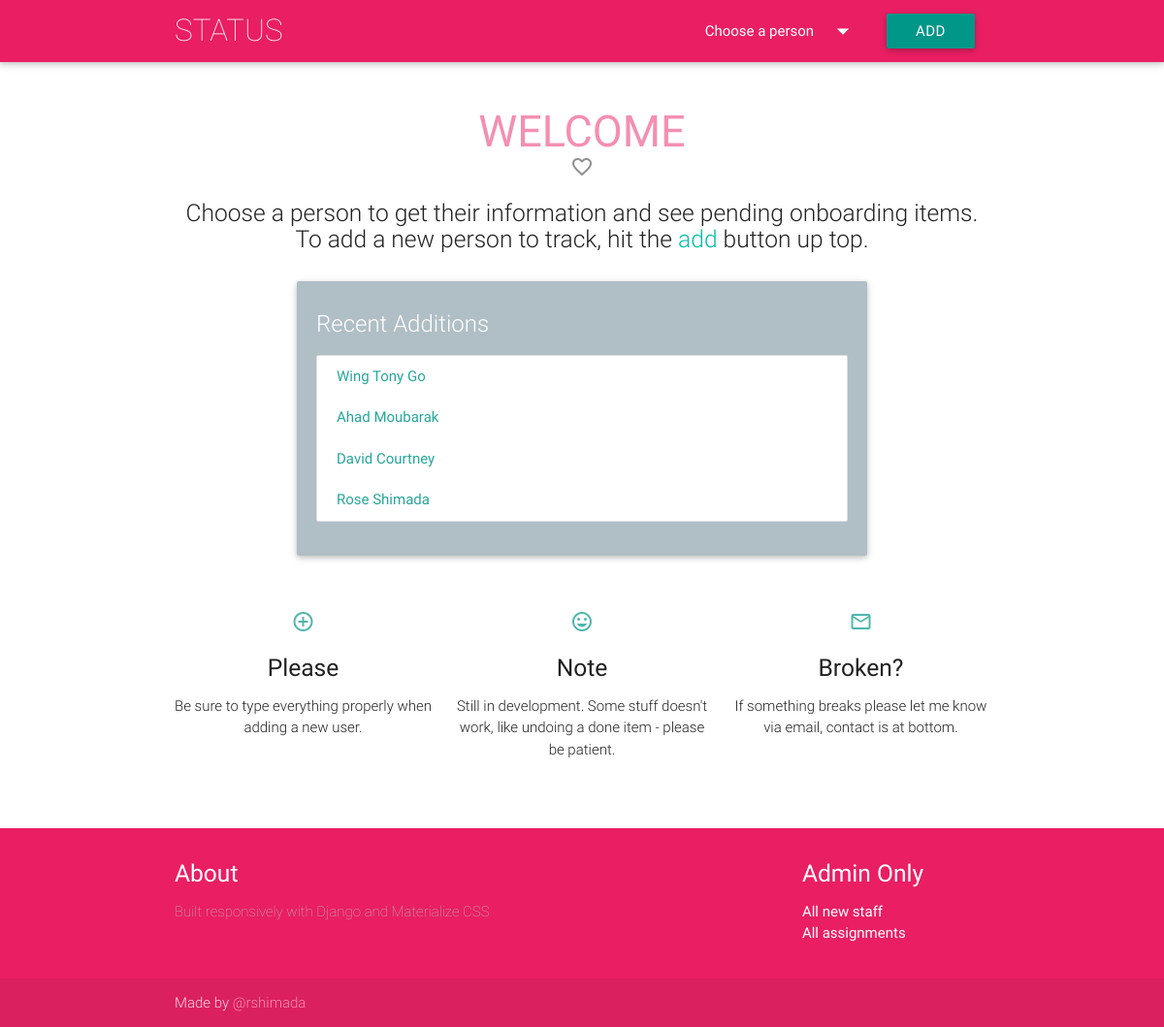
The page / on the database its author committed.
### app/models.py (models this page shows)
class Person(models.Model):
    CAPABILITY_CHOICES = (
        ('ADS', 'ADS'),
        ('CDS', 'CDS'),
        ('VDS', 'VDS'),
        ('PCC', 'PCC'),
        ('VM', 'Virtualization'),
        ('AD', 'Active Directory'),
        ('BAC', 'Backup'),
        ('STO', 'Storage'),
        ('UNX', 'UNIX'),
        ('WIN', 'Wintel'))
    TEAM_CHOICES = (
        ('iACTION', 'iACTION'),
        ('iBUILD', 'iBUILD'),
        ('iENHANCE', 'iENHANCE'),
        ('iSOLVE', 'iSOLVE'))
    EMPLOY_CHOICES = (
        ('Contractor', 'Contractor'),
        ('Employee', 'Employee'))
    firstname = models.CharField(max_length=200, verbose_name='First name')
    lastname = models.CharField(max_length=200, verbose_name='Last name')
    shortname = models.CharField(max_length=200, unique=True, verbose_name='CSC shortname')
    startdate = models.DateField(auto_now_add=False, verbose_name='Start date')
    addeddate = models.DateTimeField(auto_now_add=True, verbose_name='Date added to status app')
    personalstreet = models.CharField(max_length=50, blank=True, verbose_name='Home street address')
    personalcity = models.CharField(max_length=50, verbose_name='Home city', default='Hartford')
    personalstate = models.CharField(max_length=50, verbose_name='Home state (abbreviation)', default='CT')
    personalzip = models.CharField(max_length=5, blank=True, verbose_name='Home zip code')
    personalemail = models.EmailField(max_length=50, blank=True, verbose_name='Personal email address')
    personalphone = PhoneNumberField(blank=True, verbose_name='Personal phone number, format: +1 860 888 6060')
    workphone = PhoneNumberField(blank=True, verbose_name='Work phone number')
    workstreet = models.CharField(max_length=50, blank=True, verbose_name='Work street address')
    workcity = models.CharField(max_length=50, verbose_name='Work city', default='Hartford')
    workstate = models.CharField(max_length=50, verbose_name='Work state', default='CT')
    workzip = models.CharField(max_length=5, blank=True, verbose_name='Work zip code')
    capability = models.CharField(max_length=20, choices=CAPABILITY_CHOICES, default='Wintel')
    team = models.CharField(max_length=20, choices=TEAM_CHOICES, default='iBUILD')
    kite = models.BooleanField(default=False, verbose_name='Assigned to KITE project')
    remote = models.BooleanField(default=False, verbose_name='Working remotely')
    csctransfer = models.BooleanField(default=False, verbose_name='Existing CSC employee')
    employid = models.CharField(max_length=15, blank=True, verbose_name='Employee number or PRN')
    employtype = models.CharField(max_length=50, choices=EMPLOY_CHOICES, default='Contractor', verbose_name='Employment Type')
    tokenserial = models.CharField(max_length=15, blank=True, verbose_name='Token serial number')
    class Meta:
        ordering = ['addeddate']
        verbose_name_plural = 'people'
        unique_together = ("firstname", "lastname")
    def __str__(self):
        return '{0} {1}'.format(self.firstname, self.lastname)

### app/views.py (the view)
# urls.py: url(r'^$', views.index),
def index(request):
    people = Person.objects.order_by('-addeddate')
    return render(request, 'app/index.html',
        {'people': people})

### app/templates/app/index.html (shortened to what this page needs)
{% load staticfiles %}
<html>
<head>
  <link type="text/css" rel="stylesheet" href="{% static 'app/css/materialize.css' %}" />
  <link type="text/css" rel="stylesheet" href="{% static 'app/css/app.css' %}" />
</head>
<body>
  <nav class="pink" role="navigation">
    <div class="nav-wrapper container">
      <a id="logo-container" href="/" class="brand-logo hide-on-med-and-down">STATUS</a>
      <ul class="right">
        <li>
          <a class="dropdown-button" href="#!" data-activates="dropdown1">
            Choose a person
            <i class="material-icons right">arrow_drop_down</i>
          </a>
        </li>
        <li>
          <a target="_blank" class="btn waves-effect waves-light teal" type="submit" name="action" href="/admin/app/person/add/">Add</a>
        </li>
      </ul>
    </div>
  </nav>
  {% block content %}
  <div class="container">
    <div class="section no-pad-bot" id="index-banner">
      <h1 class="header-main center pink-text text-lighten-3">welcome</h1>
      <h5 class="subheader center"><i class="material-icons">favorite_border</i></h5>
      <div class="row center">
        <h5 class="header col s12 light">
          Choose a person to get their information and see pending onboarding items. To add a new person to track, hit the <a class="button">add</a> button up top.
        </h5>
      </div>
      <div class="container">
        <div class="card blue-grey lighten-3 white-text">
          <div class="card-content">
            <span class="card-title">Recent Additions</span>
            <ul id="collection1" class="collection">
              {% for person in people|slice:":5" %}
              <li><a href="/{{ person.shortname }}" class="collection-item">{{ person }}</a></li>
              {% endfor %}
            </ul>
          </div>
        </div>
      </div>
        <div class="section center">
          <div class="row">
            <div class="col s12 m4">
              <div class="icon-block">
                <h2 class="center teal-text text-lighten-2"><i class="material-icons">add_circle_outline</i></h2>
                <h5 class="center">Please</h5>
                <p class="light">Be sure to type everything properly when adding a new user.</p>
              </div>
            </div>
            <div class="col s12 m4">
              <div class="icon-block">
                <h2 class="center teal-text text-lighten-2"><i class="material-icons">insert_emoticon</i></h2>
                <h5 class="center">Note</h5>
                <p class="light">Still in development. Some stuff doesn't work, like undoing a done item - please be patient.</p>
              </div>
            </div>
            <div class="col s12 m4">
              <div class="icon-block">
                <h2 class="center teal-text text-lighten-2"><i class="material-icons">mail_outline</i></h2>
                <h5 class="center">Broken?</h5>
                <p class="light">If something breaks please let me know via email, contact is at bottom.</p>
              </div>
            </div>
          </div>
        </div>
      </div>
    </div>
  {% endblock %}
<footer class="page-footer pink">
  <div class="container">
    <div class="row">
      <div class="col l6 s12">
        <h5 class="white-text">About</h5>
        <p class="footer-light grey-text text-lighten-1">Built responsively with Django and Materialize CSS</p>
      </div>
      <div class="col l3 s12">
      </div>
      <div class="col l3 s12">
        <h5 class="white-text">Admin Only</h5>
        <ul>
          <li><a class="white-text" href="/admin/app/person/">All new staff</a></li>
          <li><a class="white-text" href="/admin/app/assignment/">All assignments</a></li>
        </ul>
      </div>
    </div>
  </div>
  <div class="footer-copyright">
    <div class="container">
      Made by <a class="pink-text text-lighten-3" href="mailto:rshimada@csc.com">@rshimada</a>
    </div>
  </div>
</footer>
</body>
</html>

### app/static/app/css/app.css (style rules this page uses)
.subheader { cursor: initial; pointer-events: none; color: rgba(0, 0, 0, 0.44); font-size: 14px; font-weight: 300; line-height: 48px; margin-top: -25px; }
.brand-logo, .footer-light { font-weight: 200 !important; }
.header-main { font-size: 3rem; text-transform: uppercase; text-weight: 100; }

### rows shown on the page
Person: firstname+lastname "Wing Tony Go"
Person: firstname+lastname "Ahad Moubarak"
Person: firstname+lastname "David Courtney"
Person: firstname+lastname "Rose Shimada"
